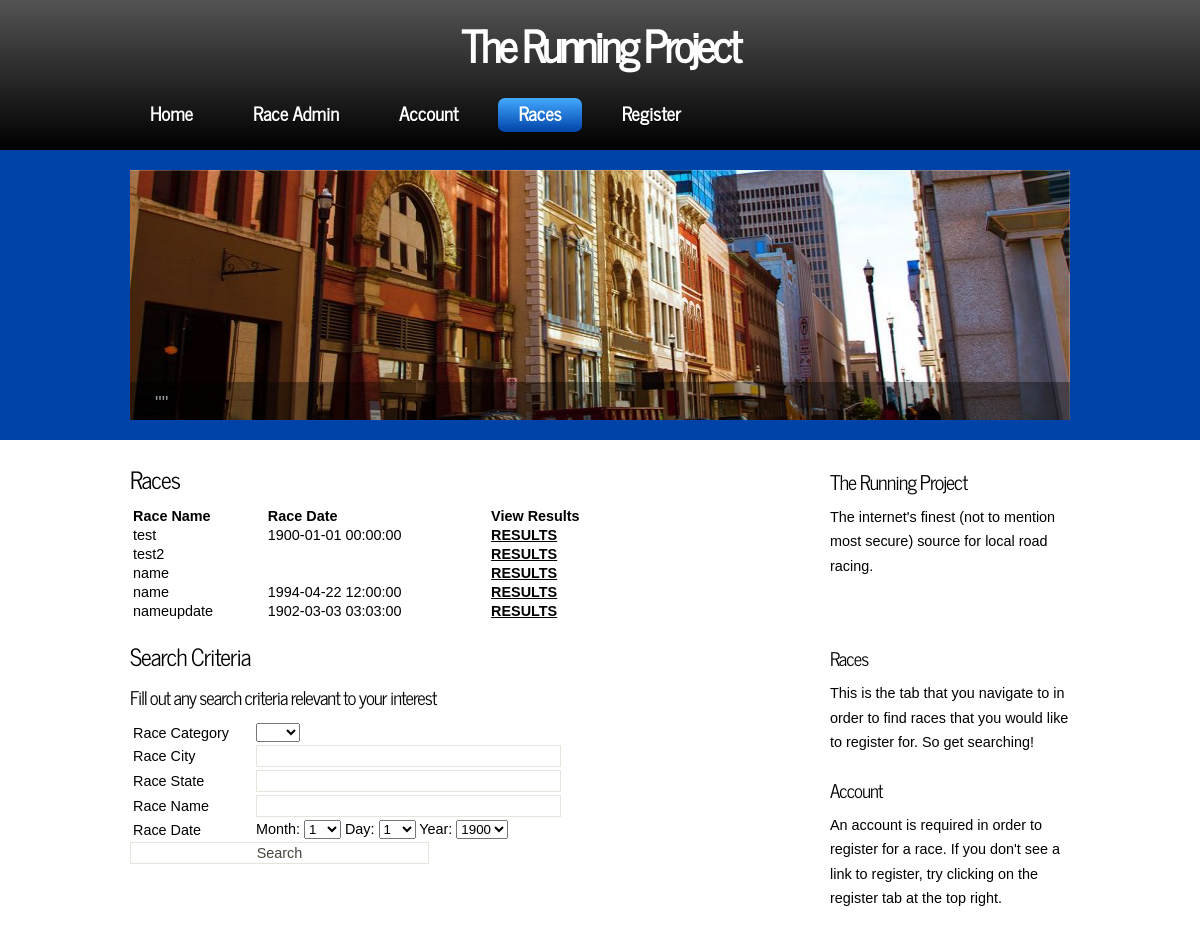
Page /Iteration3Final/races.php on the committed database.
### tables this page shows
CREATE TABLE IF NOT EXISTS `races` (
  `race_id` int(3) NOT NULL AUTO_INCREMENT,
  `category` varchar(15) DEFAULT NULL,
  `name` varchar(15) DEFAULT NULL,
  `race_date` datetime DEFAULT NULL,
  `address` varchar(32) DEFAULT NULL,
  `city` varchar(32) DEFAULT NULL,
  `state` varchar(32) DEFAULT NULL,
  PRIMARY KEY (`race_id`)
);

### Iteration3Final/races.php (the view, shortened to what this page needs)
<!DOCTYPE html>
<html>
<?php
require 'DbConnect.php';
if($_SERVER['REQUEST_METHOD'] == 'POST'){
	$searchCity = $mysqli->real_escape_string(trim($_POST['searchCity']));
	$searchCategory = $mysqli->real_escape_string(trim($_POST['searchCategory']));
	$searchState = $mysqli->real_escape_string(trim($_POST['searchState']));
	$searchName = $mysqli->real_escape_string(trim($_POST['searchName']));
	$searchDay = $mysqli->real_escape_string(trim($_POST['searchDay']));
	$searchMonth = $mysqli->real_escape_string(trim($_POST['searchMonth']));
	$searchYear = $mysqli->real_escape_string(trim($_POST['searchYear']));
	$searchDate;
	if(isset($searchDay) && isset($searchMonth) && isset($searchYear)){
		$searchDate = $searchMonth . '/' . $searchDay . '/' . $searchYear;
	}
	$q = 'SELECT * FROM races WHERE 1=1 ';
	if($searchDate != '1/1/1900'){
		$q .= " AND race_date = STR_TO_DATE('$searchDate','%m/%d/%Y') ";
	}
	if($searchCity != ''){
		$q .= " AND city = '$searchCity'";
	}
	if($searchState != ''){
		$q .= " AND state = '$searchState'";
	}
	if($searchName != ''){
		$q .= " AND name = '$searchName'";
	}
	if($searchCategory != ''){
		$q .= " AND category = '$searchCategory'";
	}
	$r = $mysqli->query ($q);
}
else{
	$q = 'SELECT * FROM races';
	$r = $mysqli->query ($q);
}
?>
<head>
  <link rel="stylesheet" type="text/css" href="css/style.css" />
</head>
<body>
  <div id="main">
    <header>
	  <div id="strapline">
	    <div id="welcome_slogan">
	      <h3>The Running Project <span></span></h3>
	    </div>
      </div>
	  <nav>
	    <div id="menubar">
          <ul id="nav">
            <li><a href="home.php">Home</a></li>
            <li><a href="adminLogin.php">Race Admin</a></li>
            <li><a href="account.php">Account</a></li>
            <li class="current"><a href="races.php">Races</a></li>
            <li><a href="register.php"><?php if(isset($_COOKIE['username'])){echo "Log Out";} else{echo "Register";}?></a></li>
          </ul>
        </div>
      </nav>
    </header>
    <div id="slideshow_container">
	  <div class="slideshow">
	    <ul class="slideshow">
          <li class="show"><img width="940" height="250" src="images/home_1.jpg" alt="&quot;&quot;" /></li>
        </ul>
	  </div>
	</div>
	<div id="site_content">
	  <div class="sidebar_container">
		<div class="sidebar">
          <div class="sidebar_item">
            <h2>The Running Project</h2>
            <p>The internet's finest (not to mention most secure) source for local road racing. </p>
          </div>
        </div>
		<div class="sidebar">
          <div class="sidebar_item">
            <h2></h2>
            <h3>Races</h3>
            <p>This is the tab that you navigate to in order to find races that you would like to register for. So get searching!</p>
		  </div>
        </div>
		<div class="sidebar">
          <div class="sidebar_item">
            <h3>Account</h3>
            <p>An account is required in order to register for a race. If you don't see a link to register, try clicking on the register tab at the top right.</p>
		  </div>
        </div>
       </div>
	  <div id="content">
        <div class="content_item">
		  <div class="form_settings">
            <h2>Races</h2>
			<?php
			echo '<table align="center" cellspacing="3" cellpadding="3" width="75%">
			<tr><td align="left"><b>Race Name</b></td><td align="left"><b>Race Date</b></td>
			';
			echo '<td align="left"><b>View Results</b></td>';
			echo '</tr>';
			while ($row = $r->fetch_object()) {
					echo '<tr><td align="left">' . $row->name . '</td><td align="left">' . $row->race_date;
					echo '</td><td align="left"><a href="raceResult.php?race_name=' . $row->race_id . '">RESULTS</a></td>';
					echo '</tr>';
			}
			echo '</table>';
			?>
			</div>
		  <div class="form_settings">
		  <h2>Search Criteria</h2>
		  <h3>Fill out any search criteria relevant to your interest</h3>
		  <form action="races.php" method="POST">
		  <?php
		  $q2 = 'SELECT * FROM race_categories';
		  $r2 = $mysqli->query ($q2);
		  echo '<table align="center" cellspacing="3" cellpadding="3" width="75%">';
		  echo '<tr><td>';
		  echo 'Race Category';
		  echo '</td><td>';
		  echo '<select name="searchCategory">';
		  echo '<option value=""></option>';
		  while ($row = $r2->fetch_object()) {
			echo '<option>' . $row->category . '</option>';
		  }
		  echo '</select>';
		  echo '</td></tr><tr><td>';
		  echo 'Race City';
		  echo '</td><td>';
		  echo '<input type="text" name="searchCity"/>';
		  echo '</td</tr><tr><td>';
		  echo 'Race State';
		  echo '</td><td>';
		  echo '<input type="text" name="searchState"/>';
		  echo '</td></tr><tr><td>';
		  echo 'Race Name';
		  echo '</td><td>';
		  echo '<input type="text" name="searchName"/>';
		  echo '</td></tr><tr><td>';
		  echo 'Race Date';
		  echo '</td><td>';
		  ?>
		   Month: <select name="searchMonth" size="1">
				<?php
				for ($x = 1; $x <= 12; $x++) {
					echo '<option value="' . $x .'">' . $x . '</option>';
				}
				?>
			</select>
			Day: <select name="searchDay" size="1">
				<?php
				for ($x = 1; $x <= 30; $x++) {
					echo '<option value="' . $x .'">' . $x . '</option>';
				}
				?>
			</select>
			Year: <select name="searchYear" size="1">
				<?php
				for ($x = 1900; $x <= 2015; $x++) {
					echo '<option value="' . $x .'">' . $x . '</option>';
				}
				?>
			</select>
			</tr>
			</table>
			<input type="submit" value="Search">
			</form>
		  </div>
		</div>
      </div>
	</div>
  </div>
</body>
</html>

### Iteration3Final/css/style.css (style rules this page uses)
html { height: 100%; }
* { margin: 0; padding: 0; }
body { font: normal 90% Arial, Helvetica, sans-serif; color: #000; }
article, aside, figure, footer, header, hgroup, nav, section { display:block; }
p { padding: 0 0 10px 0; line-height: 1.7em; font-size: 100% }
img { border: 0; }
h1, h2, h3, h4, h5, h6 { font: normal 175% 'News Cycle', Arial, sans-serif; color: #000; letter-spacing: -1px; margin: 0 0 10px 0; }
h2 { font: normal 165% 'News Cycle', Arial, sans-serif; }
h3 { font: normal 130% 'News Cycle', Arial, sans-serif; }
a, a:hover { color: #000; background: transparent; font-weight: bold; outline: none; text-decoration: underline; }
ul { margin: 2px 0 22px 30px; line-height: 1.7em; font-style: normal; font-size: 100%; }
#main, header, #banner, #menubar, #site_content, footer, #content_grey, nav, #slideshow_container { margin-left: auto; margin-right: auto; }
header { height: 150px; background: #1D1D1D; background: -moz-linear-gradient(#535353, #000); background: -o-linear-gradient(#535353, #000); background: -webkit-linear-gradient(#535353, #000); }
nav { height: 60px; }
#strapline { width: 940px; height: 80px; text-align: center; margin: 0 auto; }
#welcome_slogan { width: 940px; float: left; height: 70px; padding-top: 10px; margin: 0 auto; }
#welcome_slogan H3 { font: bold 300% 'News Cycle', Arial, sans-serif; letter-spacing: -3px; color: #FFF; }
#menubar { width: 940px; height: 55px; padding-top: 10px; text-align: center; margin: 0 auto; }
ul#nav { margin:0; }
ul#nav li { padding: 0 0 0 0px; list-style: none; margin: 2px 0 0 0; display: inline; background: transparent; }
ul#nav li a { float: left; font: bold 130% 'News Cycle', Arial, sans-serif; height: 24px; margin: 8px 20px 0 0; text-shadow: 0px 1px 0px #000; padding: 0px 20px 10px 20px; background: transparent; border-radius: 7px 7px 7px 7px; -moz-border-radius: 7px 7px 7px 7px; -webkit-border: 7px 7px 7px 7px; text-align: center; color: #FFF; text-decoration: none; }
ul#nav li.current a, ul#nav li:hover a { color: #FFF; background: #0055D4; background: -moz-linear-gradient(#43A9FF, #0043A8); background: -o-linear-gradient(#43A9FF, #0043A8); background: -webkit-linear-gradient(#43A9FF, #0043A8); text-shadow: none; }
#slideshow_container { height: 270px; background: #0043A8; padding-top: 20px; }
.slideshow { width: 940px; height: 250px; margin: 0 auto; }
ul.slideshow { list-style: none; width: 940px; height: 250px; overflow: hidden; position: relative; }
ul.slideshow li { position: absolute; margin: 0; padding: 0; left: 0; right: 0; }
ul.slideshow li.show { z-index: 500; }
ul img { border: none; }
#site_content { width: 940px; overflow: hidden; }
.sidebar_container { float: right; margin: 20px 0 0 10px; width: 240px; }
.sidebar { float: left; width: 240px; margin-bottom: 10px; }
.sidebar_item { font: normal 100% Arial, Helvetica, sans-serif; width: 240px; }
.sidebar h2 { padding: 5px 0 0 0; font: normal 140% 'News Cycle', Arial, sans-serif; height: 30px; }
#content { width: 680px; margin: 0 0 20px 0; float: left; }
.content_item { width: 680px; margin-top: 20px; margin-bottom: 20px; }
.form_settings { margin: 15px 0 0 0; }
.form_settings input, .form_settings textarea { padding: 2px; width: 299px; font: 100% arial; border: 1px solid #E5E5DB; background: #FFF; color: #47433F; }

### rows in the picture
races: name "test", race_date "1900-01-01 00:00:00"
races: name "test2"
races: name "name"
races: name "name", race_date "1994-04-22 12:00:00"
races: name "nameupdate", race_date "1902-03-03 03:03:00"

### other values in the picture
form field searchMonth "1"
form field searchDay "1"
form field searchYear "1900"
